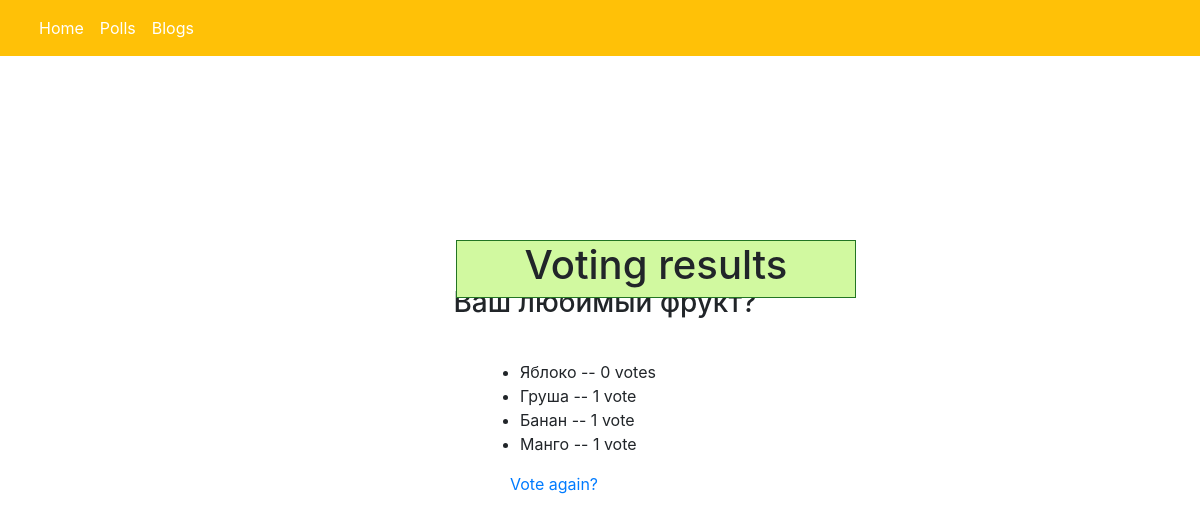
/polls/47/results/, run on the app's committed database.
### polls/models.py (models this page shows, shortened)
class Question(models.Model):
    question_text = models.CharField(max_length=200, verbose_name="Question")
    pub_date = models.DateTimeField(default=timezone.now(), verbose_name="Published date")

class Choice(models.Model):
    question = models.ForeignKey(Question, on_delete=models.CASCADE, verbose_name="Question")
    choice_text = models.CharField(max_length=200, verbose_name="Choice")
    votes = models.IntegerField(default=0)

### polls/views.py (the view)
# urls.py: path('<int:pk>/results/', views.ResultsView.as_view(), name='results'),
class ResultsView(generic.DetailView):
    model = Question
    template_name = 'polls/results.html'

### polls/templates/polls/results.html
{% extends 'polls/navigation.html' %}
{% block content %}
<div style="border: 1px solid #237523; background: #d1f9a0; position:absolute; top: 30%; left: 38%; width: 400px">
    <h1 align="center">Voting results</h1>
</div>
<h3 align="center" style="margin-left: 10px; margin-top: 230px">{{ question.question_text }}</h3>
<div style="position: absolute; top: 45%; left: 40%">
    <ul>
        {% for choice in question.choice_set.all %}
        <li>{{ choice.choice_text }} -- {{ choice.votes }} vote{{ choice.votes|pluralize }}</li>
        {% endfor %}
    </ul>
    <p><a href="{% url 'polls:detail' question.id %}" style="margin-top: 80px; margin-left: 30px">Vote again?</a></p>
</div>
{% endblock %}

### polls/templates/polls/navigation.html (shortened to what this page needs)
<!DOCTYPE html>
<html lang="en">
<head>
    <link rel="stylesheet" href="https://stackpath.bootstrapcdn.com/bootstrap/4.5.2/css/bootstrap.min.css">
</head>
<body>
        <nav class="navbar navbar-expand-lg navbar-dark bg-warning">
            <div class="container-fluid">
                <div class="collapse navbar-collapse" id="navbarNav">
                    <ul class="navbar-nav">
                        <li class="nav-item">
                            <a class="nav-link active" aria-current="page" href="/">Home</a>
                        </li>
                        <li class="nav-item">
                            <a class="nav-link active" aria-current="page" href="/polls">Polls</a>
                        </li>
                        <li class="nav-item">
                            <a class="nav-link active" aria-current="page" href="/blogs">Blogs</a>
                        </li>
                    </ul>
                </div>
            </div>
        </nav>
{% block content %}
{% endblock %}
</body>
</html>

### data on the page
Question: question_text "Ваш любимый фрукт?"
Choice: choice_text "Яблоко", votes "0"
Choice: choice_text "Груша", votes "1"
Choice: choice_text "Банан", votes "1"
Choice: choice_text "Манго", votes "1"
